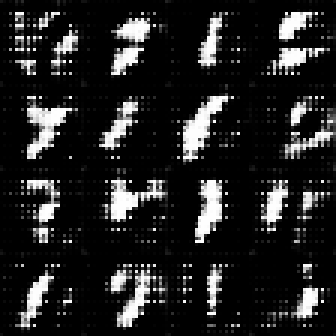
#> input picture Week-3/data/gan_sample_grid.png, 112 x 112 px (shown 3 times larger)
$ python -i preprocessing.py   (imports and definitions only)
#> lines starting #> are read from the running program, lines starting #| are printed output that depends on the picture
#> further down, picture is the input picture: PIL image 112x112 L; min 0, max 254, mean 35.5
"""
Preprocessing Pipeline for MNIST Digit Recognition
===================================================
Prepares raw images (drawn canvas, uploaded files, or dataset samples)
into the exact format required by the MNIST-trained model:
- Shape: (1, 28, 28)
- Type: float32
- Range: [0.0, 1.0]
- Background: 0.0 (black)
- Foreground: 1.0 (white digit)
- Centering: Center of Mass aligned to (14.0, 14.0)
"""

from typing import Tuple, Optional
import numpy as np
from PIL import Image
from scipy.ndimage import center_of_mass, shift


def preprocess_digit_image(
    pil_image: Image.Image,
    target_box_size: int = 20,
    canvas_size: int = 28,
    ink_threshold: float = 25.0
) -> Tuple[Optional[np.ndarray], np.ndarray, bool]:
    """
    Transforms any PIL image into a standard MNIST-compatible (1, 28, 28) array.

    Processing Steps:
    1. Transparency handling: composites RGBA/LA images onto a clean white background.
    2. Grayscale conversion: converts to single-channel luminance.
    3. Adaptive polarity inversion: converts black-ink-on-white-canvas into
       white-digit-on-black-background (MNIST convention) while preserving images
       that are already dark-background.
    4. Ink validation: detects empty or near-empty inputs.
    5. Bounding box cropping: isolates the active digit region.
    6. Aspect-ratio preserving resize: scales the digit to fit inside target_box_size (20x20)
       using Lanczos interpolation.
    7. Initial placement: places the 20x20 crop into a 28x28 canvas.
    8. Center-of-mass alignment: calculates the center of mass of the active pixels and translates
       the image so that the center of mass is placed at (14.0, 14.0) — exactly matching
       Yann LeCun's official MNIST normalization algorithm.
    9. Range normalization: clips values to [0.0, 255.0] and scales to [0.0, 1.0].

    Returns:
        tensor_input: np.ndarray of shape (1, 28, 28) and dtype float32, or None if blank.
        debug_canvas: np.ndarray of shape (28, 28) and dtype float32 for UI visualization.
        is_blank: bool indicating whether the input was blank / no ink detected.
    """
#> called with target_box_size = 20, canvas_size = 28, ink_threshold = 25
    empty_canvas = np.zeros((canvas_size, canvas_size), dtype=np.float32)

    if pil_image is None:
        return None, empty_canvas, True

    # Step 1: Transparency / Alpha Handling
    if pil_image.mode in ("RGBA", "LA"):
        bg = Image.new("RGB", pil_image.size, (255, 255, 255))
        alpha = pil_image.split()[-1]
        bg.paste(pil_image, mask=alpha)
        pil_image = bg
    elif pil_image.mode != "RGB":
        pil_image = pil_image.convert("RGB")

    # Step 2: Grayscale Conversion
    gray = pil_image.convert("L")
    arr = np.array(gray, dtype=np.float32)

    # Step 3: Adaptive Polarity Detection
    # If average luminance > 127, background is white/light -> invert so background is dark
    if arr.mean() > 127.0:
        arr = 255.0 - arr

    # Step 4: Ink Validation (blank canvas check)
    if arr.max() < ink_threshold:
        return None, empty_canvas, True

    # Step 5: Bounding Box Detection
    rows = np.any(arr > ink_threshold, axis=1)
    cols = np.any(arr > ink_threshold, axis=0)
    if not np.any(rows) or not np.any(cols):
        return None, empty_canvas, True

    rmin, rmax = np.where(rows)[0][[0, -1]]
#> rmin = 0; rmax = 111
    cmin, cmax = np.where(cols)[0][[0, -1]]
#> cmin = 1; cmax = 111
    cropped = arr[rmin:rmax + 1, cmin:cmax + 1]
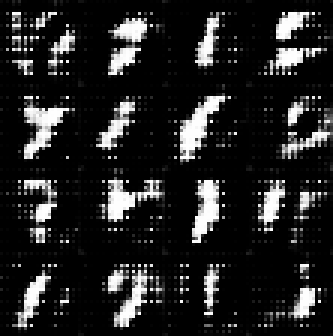
#> cropped: shape (112, 111) float32 (shown 3 times larger); min 0, max 254, mean 35.8

    # Step 6: Aspect-Preserving Resize into target_box_size (20x20)
    h, w = cropped.shape
#> h = 112; w = 111
    if h <= 0 or w <= 0:
        return None, empty_canvas, True

    scale = float(target_box_size) / max(h, w)
#> scale = 0.179
    new_h = max(1, int(round(h * scale)))
#> new_h = 20
    new_w = max(1, int(round(w * scale)))
#> new_w = 20

    cr_pil = Image.fromarray(np.clip(cropped, 0, 255).astype(np.uint8))
    rs_pil = cr_pil.resize((new_w, new_h), Image.Resampling.LANCZOS)
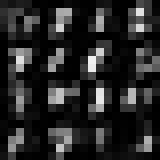
#> rs_pil: PIL image 20x20 L (shown 8 times larger); min 0, max 240, mean 38.1
    resized = np.array(rs_pil, dtype=np.float32)

    # Step 7: Initial Bounding-Box Centering on 28x28 Frame
    canvas = np.zeros((canvas_size, canvas_size), dtype=np.float32)
    top = (canvas_size - new_h) // 2
#> top = 4
    left = (canvas_size - new_w) // 2
#> left = 4
    canvas[top:top + new_h, left:left + new_w] = resized
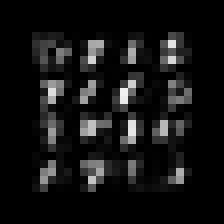
#> canvas: shape (28, 28) float32 (shown 8 times larger); min 0, max 240, mean 19.5

    # Step 8: Center of Mass Translation to (14.0, 14.0)
    # This matches the NIST-to-MNIST normalization standard (LeCun et al.)
    total_mass = np.sum(canvas)
#> total_mass = 15250
    if total_mass > 1e-4:
        cy, cx = center_of_mass(canvas)
#> cy = 13.08; cx = 13.4
        if not np.isnan(cy) and not np.isnan(cx):
            target_center = canvas_size / 2.0  # 14.0 for 28x28
            shift_y = target_center - cy
#> shift_y = 0.918
            shift_x = target_center - cx
#> shift_x = 0.604
            # Order 1 (bilinear) maintains antialiasing without artificial ripples
            canvas = shift(canvas, (shift_y, shift_x), order=1, mode="constant", cval=0.0)
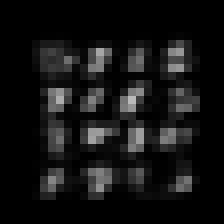
#> canvas: shape (28, 28) float32 (shown 8 times larger); min 0, max 186.8, mean 19.5

    # Step 9: Normalization to [0.0, 1.0]
    canvas = np.clip(canvas, 0.0, 255.0) / 255.0
    tensor_input = canvas.reshape(1, canvas_size, canvas_size).astype(np.float32)

    return tensor_input, canvas, False

>>> from PIL import Image
>>> picture = Image.open('../Week-3/data/gan_sample_grid.png')
>>> result = preprocess_digit_image(picture)
